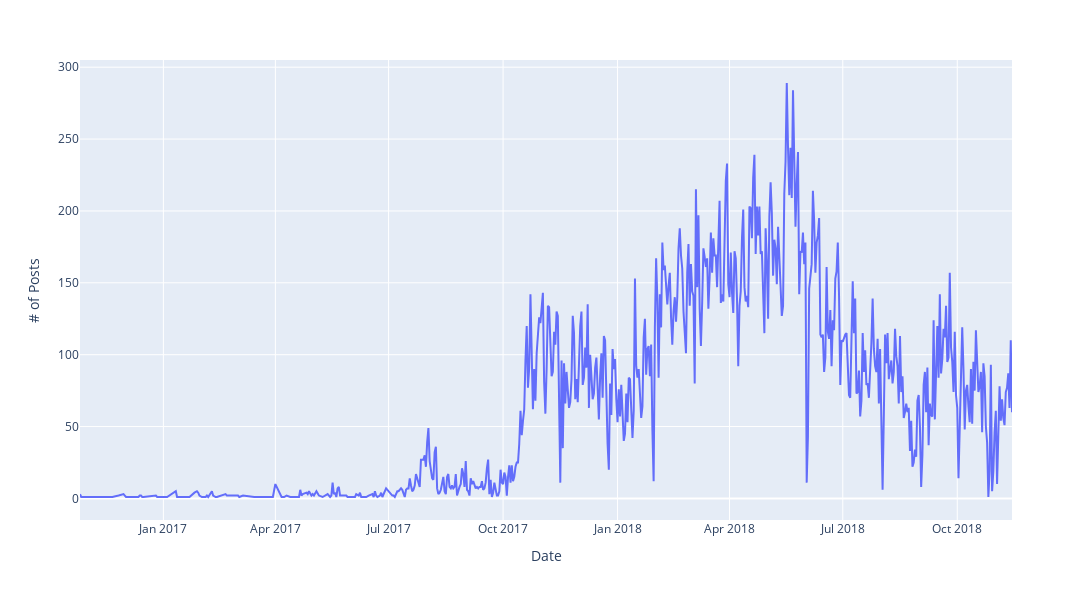

Notebook source saved alongside this figure:
### Code cell
series = wallstreet['post_date']

html_data=web_app_utils.plot_daily_post_freq(series)

### Figure 1 — Plotly figure (JSON) as saved in the notebook; plotly's stock layout.template omitted (floating-point values rounded to 4 significant figures; data arrays with more than 128 entries replaced by an {"elided": "..."} marker saying what was removed)
{"data": [{"hovertemplate": "Date=%{x}<br># of Posts=%{y}<extra></extra>", "legendgroup": "", "line": {"color": "#636efa", "dash": "solid"}, "mode": "lines", "name": "", "orientation": "v", "showlegend": false, "type": "scatter", "x": {"elided": "612 str values"}, "xaxis": "x", "y": {"elided": "612 int values"}, "yaxis": "y"}], "layout": {"height": 600, "legend": {"tracegroupgap": 0}, "margin": {"t": 60}, "width": 1500, "xaxis": {"anchor": "y", "autorange": true, "domain": [0, 1], "range": ["2016-10-26", "2018-11-14"], "title": {"text": "Date"}, "type": "date"}, "yaxis": {"anchor": "x", "autorange": true, "domain": [0, 1], "range": [-15, 305], "title": {"text": "# of Posts"}, "type": "linear"}}}
